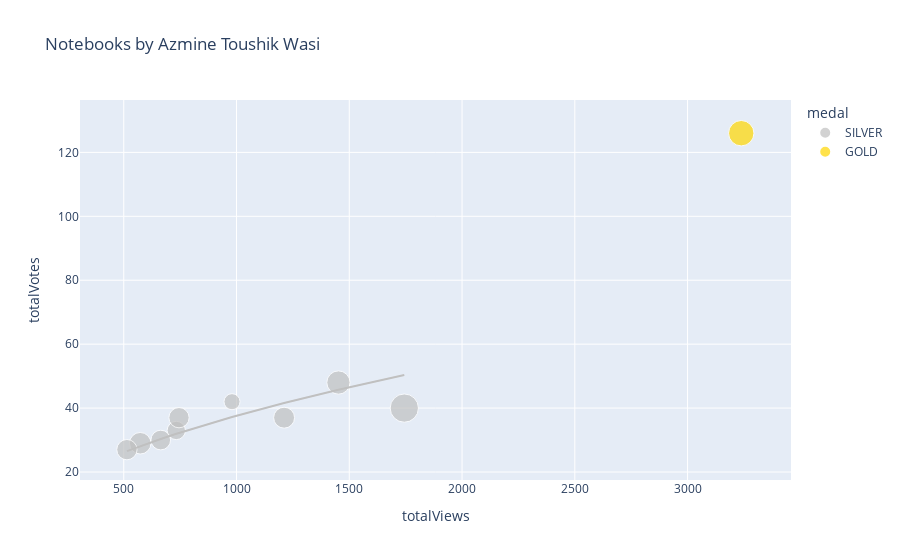

Here is the notebook cell this chart was saved with:
### Markdown cell above
# Plotly Scatter Plot

You may want to tweak these settings depending on how many notebooks you have...

### Code cell
import plotly.express as px

df['totalComments'].fillna(0, inplace=True)
df['medal'].fillna('N/A', inplace=True)
df['size'] = df['totalComments'].clip(lower=1)
color_map = {
    'GOLD': 'gold',
    'SILVER': 'silver',
    'BRONZE': 'chocolate',
    'N/A': '#333'
}
px.scatter(
    df,
    'totalViews',
    'totalVotes',
    title=f'Notebooks by {df.author_displayName.get(0)}',
    log_x=False,
    log_y=False,
    color='medal',
    color_discrete_map=color_map,
    size='size',
    trendline='ols',
    trendline_options=dict(log_x=True, log_y=True, add_constant=False),
    #trendline='lowess', # Use for Locally Weighted Scatterplot Smoothing line
    #trendline_scope='overall', # Use this for one trendline
    hover_name='title',
    hover_data={
        'size': False,
        'totalViews': ':,.0f',
        'totalVotes': ':,.0f',
        'totalLines': ':,.0f',
        'totalComments': ':,.0f',
        'viewsPerVote': ':,.0f',
        'languageName': True,
        'versionNumber': True,
        'lastRun': True,
        'lastRunExecutionTimeSeconds': ':,.0f',
        'medal': True,
    })

### Figure 1 — Plotly figure (JSON) as saved in the notebook; plotly's stock layout.template omitted (floating-point values rounded to 4 significant figures)
{"data": [{"customdata": [[10, 342, 10, 22.81, "Python", 11, "Mon Jun 27 15:31:37 2022", 71, "SILVER"], [21, 380, 21, 29.65, "Python", 11, "Sat Jun 25 16:40:50 2022", 60, "SILVER"], [31, 274, 31, 42.56, "Python", 11, "Sat Jun 25 16:40:22 2022", 80, "SILVER"], [13, 567, 13, 21.59, "Python", 16, "Fri Jun 24 18:01:52 2022", 99, "SILVER"], [17, 536, 17, 31.89, "Python", 11, "Wed Jun 15 04:45:57 2022", 52, "SILVER"], [16, 354, 16, 19.63, "Python", 6, "Mon Jun  6 09:14:09 2022", 97, "SILVER"], [18, 596, 18, 19.13, "Python", 9, "Wed Jun  1 19:00:46 2022", 47, "SILVER"], [16, 279, 16, 18.39, "Python", 16, "Sun May 29 07:50:50 2022", 40, "SILVER"], [15, 461, 15, 21.45, "Python", 14, "Fri May 27 02:34:12 2022", 79, "SILVER"]], "hovertemplate": "<b>%{hovertext}</b><br><br>medal=%{customdata[8]}<br>totalViews=%{x:,.0f}<br>totalVotes=%{y:,.0f}<br>totalLines=%{customdata[1]:,.0f}<br>totalComments=%{customdata[2]:,.0f}<br>viewsPerVote=%{customdata[3]:,.0f}<br>languageName=%{customdata[4]}<br>versionNumber=%{customdata[5]}<br>lastRun=%{customdata[6]}<br>lastRunExecutionTimeSeconds=%{customdata[7]:,.0f}<extra></extra>", "hovertext": ["➡️ Intro to Cross Validation ✅ Different Methods", "▶️ Lionel Messi 📊 Extended EDA ⚽ Goals ", "▶️ Cristiano Ronaldo 📊 Extended EDA ⚽ Goals ", "Divorce Prediction & Analysis 📊 PCA,SHAP,TSNE,RFE", "UCL ⚽ EDA & Viz ⭐ 2021-22 ⭐ Players & Teams", "🛠 Feature Engineering ➡️ Tutorial  ⚙ Housing Data", "📋 Bias-Variance Tradeoff ➡️ with NumPy & Seaborn", " 📘 Coursera 📉 EDA, FE 📈 Analysis + Insights 📊", "Export Processing Zones - EDA+Statistical Analysis"], "legendgroup": "SILVER", "marker": {"color": "silver", "size": [10, 21, 31, 13, 17, 16, 18, 16, 15], "sizemode": "area", "sizeref": 0.0775, "symbol": "circle"}, "mode": "markers", "name": "SILVER", "orientation": "v", "showlegend": true, "type": "scatter", "x": [980, 1452, 1744, 733, 1211, 745, 573, 514, 664], "xaxis": "x", "y": [42, 48, 40, 33, 37, 37, 29, 27, 30], "yaxis": "y"}, {"hovertemplate": "<b>OLS trendline</b><br>log10(totalVotes) = 0.525121 * log10(totalViews)<br>R<sup>2</sup>=0.999081<br><br>medal=SILVER<br>totalViews=%{x:,.0f}<br>totalVotes=%{y:,.0f} <b>(trend)</b><extra></extra>", "legendgroup": "SILVER", "marker": {"color": "silver", "symbol": "circle"}, "mode": "lines", "name": "SILVER", "showlegend": false, "type": "scatter", "x": [514, 573, 664, 733, 745, 980, 1211, 1452, 1744], "xaxis": "x", "y": [26.52, 28.08, 30.34, 31.95, 32.23, 37.22, 41.59, 45.75, 50.37], "yaxis": "y"}, {"customdata": [[25, 357, 25, 25.5, "Python", 6, "Tue Jun 14 09:44:41 2022", 88, "GOLD"]], "hovertemplate": "<b>%{hovertext}</b><br><br>medal=%{customdata[8]}<br>totalViews=%{x:,.0f}<br>totalVotes=%{y:,.0f}<br>totalLines=%{customdata[1]:,.0f}<br>totalComments=%{customdata[2]:,.0f}<br>viewsPerVote=%{customdata[3]:,.0f}<br>languageName=%{customdata[4]}<br>versionNumber=%{customdata[5]}<br>lastRun=%{customdata[6]}<br>lastRunExecutionTimeSeconds=%{customdata[7]:,.0f}<extra></extra>", "hovertext": ["➡️ Intro to Imputation 🔍 Different Techniques"], "legendgroup": "GOLD", "marker": {"color": "gold", "size": [25], "sizemode": "area", "sizeref": 0.0775, "symbol": "circle"}, "mode": "markers", "name": "GOLD", "orientation": "v", "showlegend": true, "type": "scatter", "x": [3238], "xaxis": "x", "y": [126], "yaxis": "y"}, {"hovertemplate": "medal=GOLD<extra></extra>", "legendgroup": "GOLD", "marker": {"color": "gold", "symbol": "circle"}, "mode": "lines", "name": "GOLD", "showlegend": false, "type": "scatter", "xaxis": "x", "yaxis": "y"}], "layout": {"legend": {"itemsizing": "constant", "title": {"text": "medal"}, "tracegroupgap": 0}, "title": {"text": "Notebooks by Azmine Toushik Wasi"}, "xaxis": {"anchor": "y", "domain": [0, 1], "title": {"text": "totalViews"}}, "yaxis": {"anchor": "x", "domain": [0, 1], "title": {"text": "totalVotes"}}}}
